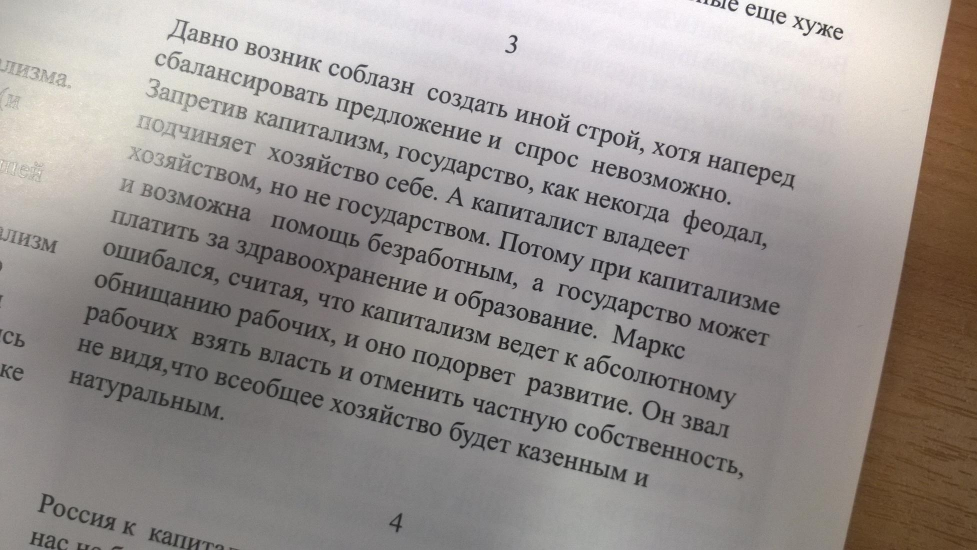
#> input picture examples/1.jpg, 1954 x 1100 px (shown at 1/2 size)
$ python -i main.py   (imports and definitions only)
#> lines starting #> are read from the running program, lines starting #| are printed output that depends on the picture
#> further down, picture is the input picture: shape (1100, 1954, 3); mean B, G, R 143.8, 147, 153
from time import time
from typing import Optional

import numpy as np
from matplotlib import pyplot as plt

from fht_lib.fht import FastHoughTransform, show_image

from cv2 import cv2
import click


def preprocess(img: np.ndarray) -> np.ndarray:
    grayscale = cv2.cvtColor(img, cv2.COLOR_BGR2GRAY)
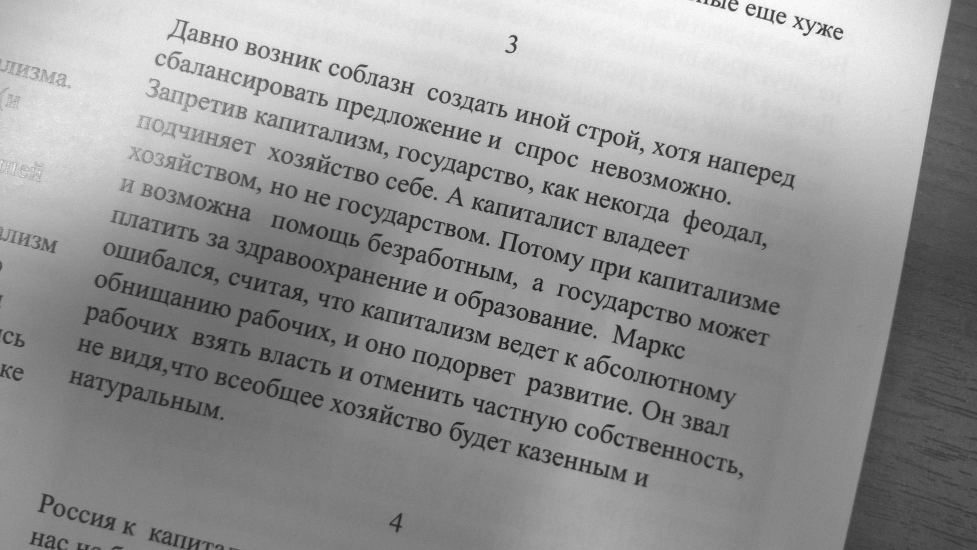
#> grayscale: shape (1100, 1954) (shown at 1/2 size); min 13, max 255, mean 148.4

    kernel = cv2.getStructuringElement(cv2.MORPH_RECT, (5, 5))
    closing = cv2.morphologyEx(grayscale, cv2.MORPH_CLOSE, kernel, iterations=15)
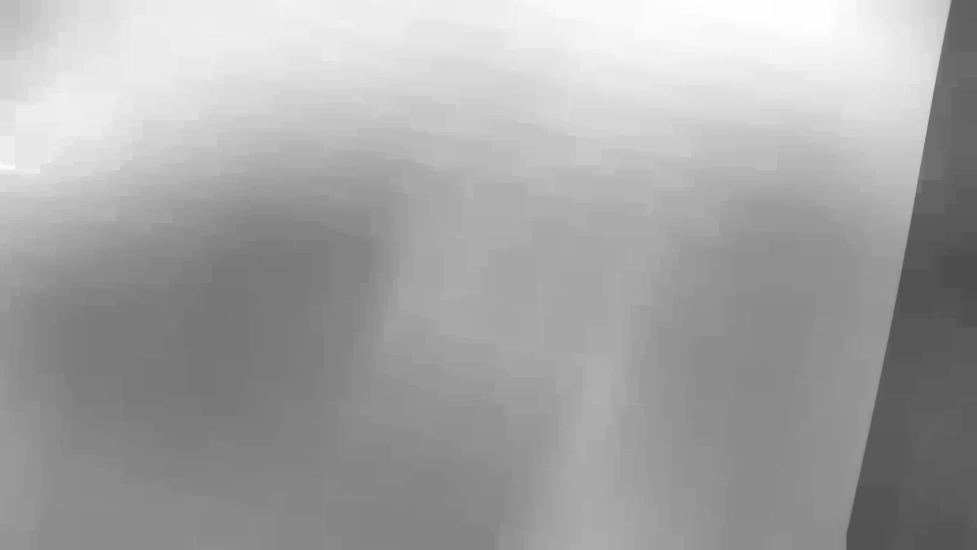
#> closing: shape (1100, 1954) (shown at 1/2 size); min 78, max 255, mean 164.7

    canny = cv2.Canny(image=closing, threshold1=100, threshold2=100)
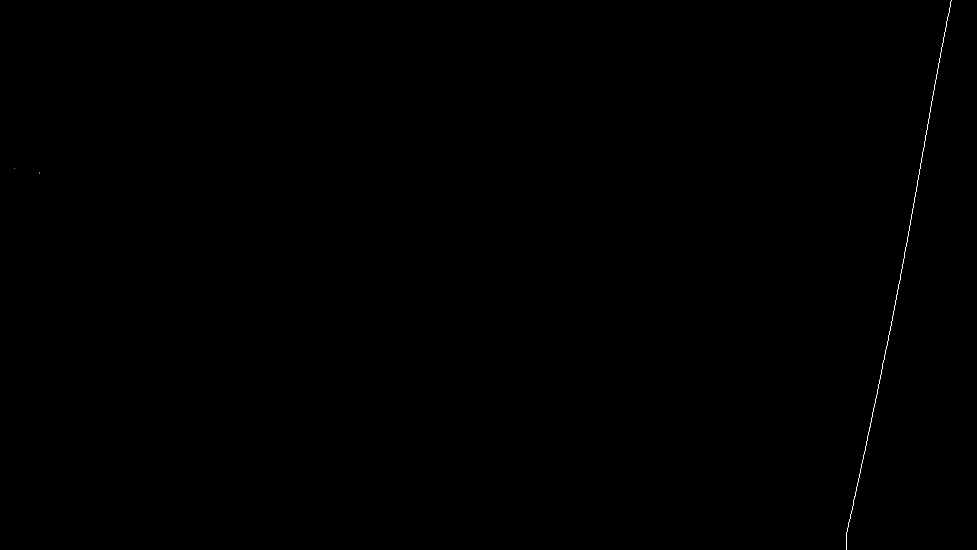
#> canny: shape (1100, 1954) (shown at 1/2 size); 0.05% white in thin lines or dots

    return canny


# [88 lines left out: functions get_rotation_angle, rotate, main, not called in this run]


# [2 lines not run here, left out]

>>> import cv2
>>> picture = cv2.imread('examples/1.jpg')
>>> result = preprocess(picture)

$ run again, on examples/3.jpg
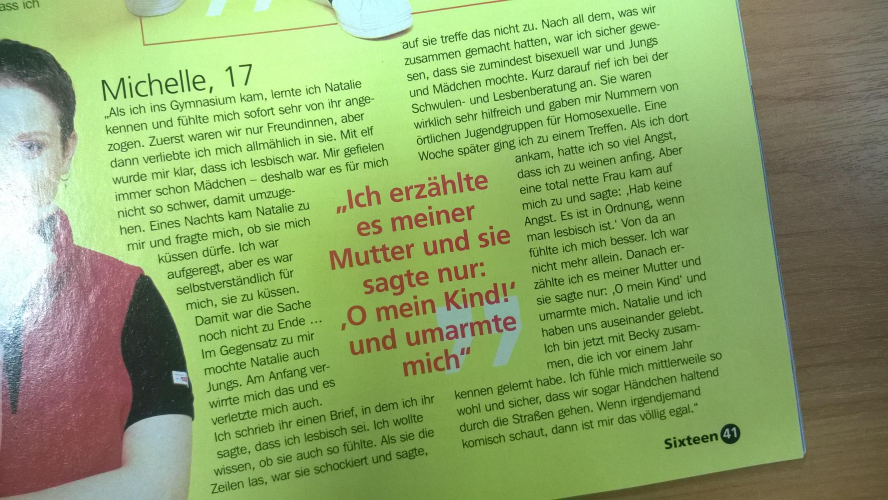
#> input picture examples/3.jpg, 2664 x 1500 px (shown at 1/3 size)
#> picture is the input picture: shape (1500, 2664, 3); mean B, G, R 105.8, 165.5, 141.3
#> in preprocess, `closing = cv2.morphologyEx(grayscale, cv2.MORPH_CLOSE, kernel, iterati..`:
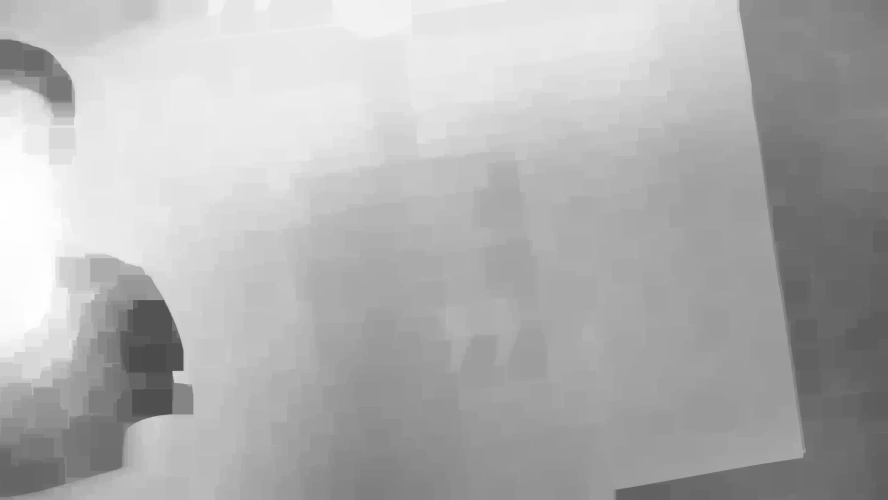
#> closing: shape (1500, 2664) (shown at 1/3 size); min 75, max 255, mean 176.6
#> in preprocess, `canny = cv2.Canny(image=closing, threshold1=100, threshold2=100)`:
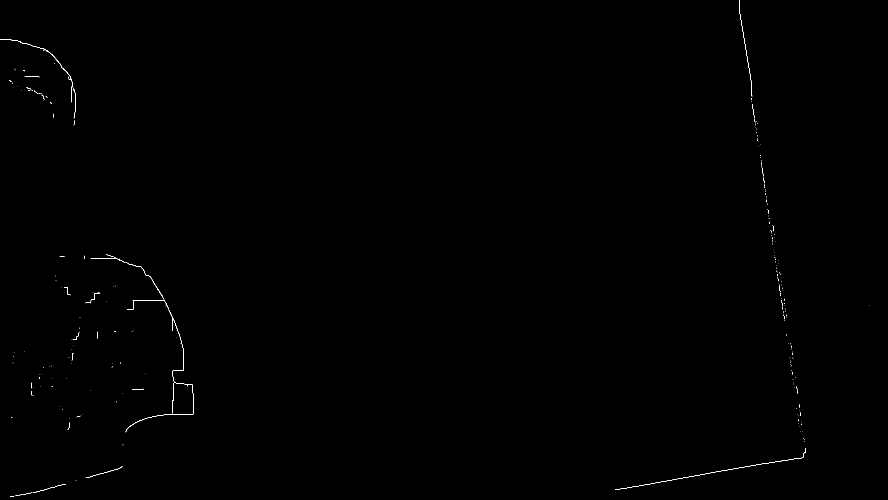
#> canny: shape (1500, 2664) (shown at 1/3 size); 0.11% white in thin lines or dots

$ run again, on examples/4.jpg
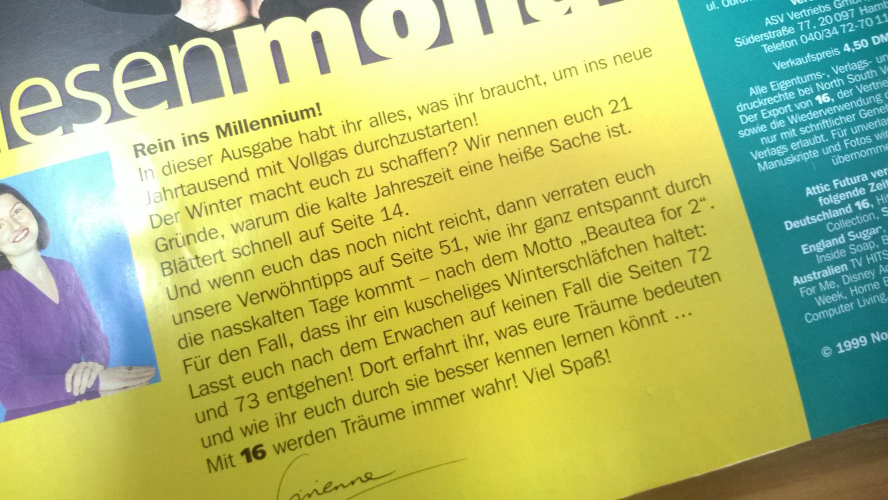
#> input picture examples/4.jpg, 1776 x 1000 px (shown at 1/2 size)
#> picture is the input picture: shape (1000, 1776, 3); mean B, G, R 114.1, 186.8, 177.6
#> in preprocess, `closing = cv2.morphologyEx(grayscale, cv2.MORPH_CLOSE, kernel, iterati..`:
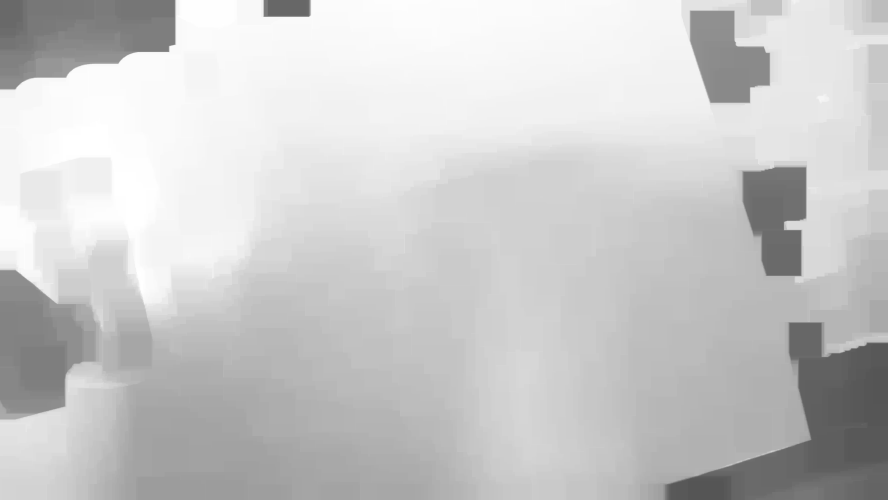
#> closing: shape (1000, 1776) (shown at 1/2 size); min 85, max 255, mean 201.5
#> in preprocess, `canny = cv2.Canny(image=closing, threshold1=100, threshold2=100)`:
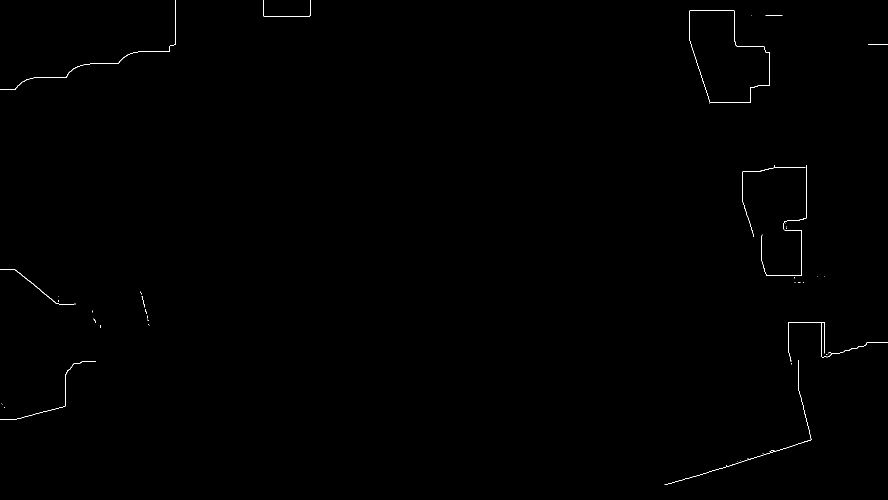
#> canny: shape (1000, 1776) (shown at 1/2 size); 0.21% white in thin lines or dots
